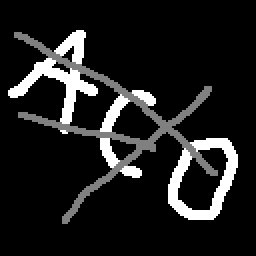
%> input picture Images/Star_inpaint_5.png, 128 x 128 px (shown 2 times larger)
$ octave CH_FFT.m   (GNU Octave 9; MATLAB toolbox functions it lacks are replaced by stand-ins)
%> lines starting %> are read from the running program, lines starting %| are printed output that depends on the picture; in (x1, y1, x2, y2) boxes, pixels count from 0 and x2, y2 are one past the last pixel; in counts of white or black regions, pixels touching at a corner belong together; the program's own positions count from 1
T1 = 2000;
T2 = 100;
dt = 1;
eps = 0.3;
c1 = 300;
L = 1000000000;
c2 = 3*L;
et = eps*dt;
c1t = dt*c1;
c2t = dt*c2;

im = imread('Star_inpaint_5.png');
%> im is the input picture: size 128x128x3 uint8; min 0, max 255, mean 29.9
im = rgb2gray(im);
%> im: size 128x128 uint8
im = im2double(im);
%> im: size 128x128 double
f = 2*im-1;
u = f;
%imshow((f+1)/2, 'InitialMagnification', 1000);
nx = size(f,2);
%> nx = 128
ny = size(f,1);
%> ny = 128
N = nx*ny;
%> N = 16384
u = f;

lmbda = L*ones(ny,nx);
for i = 1:nx
    for j=1:ny
        if f(j,i)<0.9 && f(j,i)>-0.9 %abs(j-ny/2)<ny/15 && abs(i-nx/2)<nx/3
            lmbda(j,i) = 0;
        end
    end
end
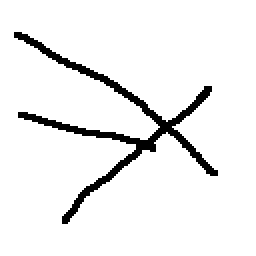
%> lmbda: size 128x128 double (shown 2 times larger); values 0 (black) and 1000000000 (white), 93.7% white; 1 black region, box (x1, y1, x2, y2) and area: (7, 16, 109, 112) 1037
M=zeros(ny,nx);
for k=0:(nx-1)
    for l=0:(ny-1)
        M(l+1,k+1) = 2*ny^2*(cos(2*pi*l/ny)-1)+2*nx^2*(cos(2*pi*k/nx)-1);
    end
end
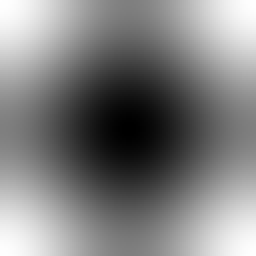
%> M: size 128x128 double (shown 2 times larger); min -131072, max 0, mean -65536; drawn with min black and max white


%> (the run ends here)
